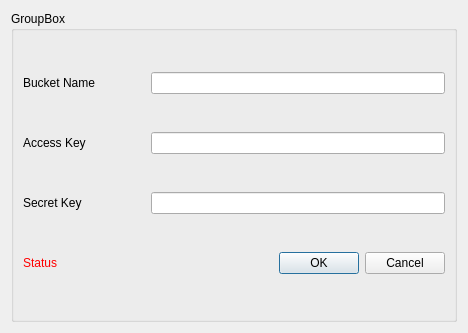
<?xml version="1.0" encoding="UTF-8"?>
<ui version="4.0">
 <class>AwsBucketCredentialsDialog</class>
 <widget class="QDialog" name="AwsBucketCredentialsDialog">
  <property name="geometry">
   <rect>
    <x>0</x>
    <y>0</y>
    <width>400</width>
    <height>333</height>
   </rect>
  </property>
  <property name="windowTitle">
   <string>Dialog</string>
  </property>
  <layout class="QGridLayout" name="gridLayout_2">
   <item row="0" column="0">
    <widget class="QGroupBox" name="groupBox">
     <property name="title">
      <string>GroupBox</string>
     </property>
     <layout class="QGridLayout" name="gridLayout">
      <item row="2" column="0">
       <widget class="QLabel" name="label_2">
        <property name="text">
         <string>Access Key</string>
        </property>
       </widget>
      </item>
      <item row="4" column="2">
       <widget class="QDialogButtonBox" name="buttonBox">
        <property name="orientation">
         <enum>Qt::Horizontal</enum>
        </property>
        <property name="standardButtons">
         <set>QDialogButtonBox::Cancel|QDialogButtonBox::Ok</set>
        </property>
       </widget>
      </item>
      <item row="1" column="0">
       <widget class="QLabel" name="label">
        <property name="text">
         <string>Bucket Name</string>
        </property>
       </widget>
      </item>
      <item row="3" column="0">
       <widget class="QLabel" name="label_3">
        <property name="text">
         <string>Secret Key</string>
        </property>
       </widget>
      </item>
      <item row="1" column="1" colspan="2">
       <widget class="QLineEdit" name="bucketName"/>
      </item>
      <item row="2" column="1" colspan="2">
       <widget class="QLineEdit" name="accessKey"/>
      </item>
      <item row="3" column="1" colspan="2">
       <widget class="QLineEdit" name="secretKey"/>
      </item>
      <item row="4" column="0" colspan="2">
       <widget class="QLabel" name="warningStatus">
        <property name="minimumSize">
         <size>
          <width>250</width>
          <height>0</height>
         </size>
        </property>
        <property name="styleSheet">
         <string notr="true">QLabel { color : red; }</string>
        </property>
        <property name="text">
         <string>Status</string>
        </property>
       </widget>
      </item>
     </layout>
    </widget>
   </item>
  </layout>
 </widget>
 <resources/>
 <connections>
  <connection>
   <sender>buttonBox</sender>
   <signal>accepted()</signal>
   <receiver>AwsBucketCredentialsDialog</receiver>
   <slot>accept()</slot>
   <hints>
    <hint type="sourcelabel">
     <x>248</x>
     <y>254</y>
    </hint>
    <hint type="destinationlabel">
     <x>157</x>
     <y>274</y>
    </hint>
   </hints>
  </connection>
  <connection>
   <sender>buttonBox</sender>
   <signal>rejected()</signal>
   <receiver>AwsBucketCredentialsDialog</receiver>
   <slot>reject()</slot>
   <hints>
    <hint type="sourcelabel">
     <x>316</x>
     <y>260</y>
    </hint>
    <hint type="destinationlabel">
     <x>286</x>
     <y>274</y>
    </hint>
   </hints>
  </connection>
 </connections>
</ui>
